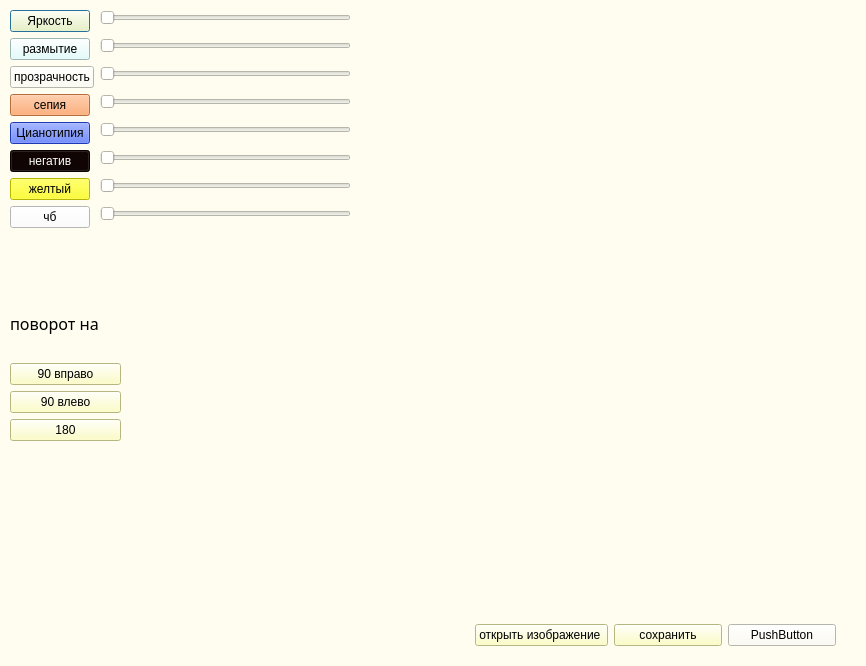
<?xml version="1.0" encoding="UTF-8"?>
<ui version="4.0">
 <class>Dialog</class>
 <widget class="QDialog" name="Dialog">
  <property name="geometry">
   <rect>
    <x>0</x>
    <y>0</y>
    <width>866</width>
    <height>666</height>
   </rect>
  </property>
  <property name="windowTitle">
   <string>Dialog</string>
  </property>
  <property name="styleSheet">
   <string notr="true">background-color: rgb(255, 253, 240);</string>
  </property>
  <widget class="QWidget" name="formLayoutWidget">
   <property name="geometry">
    <rect>
     <x>10</x>
     <y>10</y>
     <width>341</width>
     <height>275</height>
    </rect>
   </property>
   <layout class="QFormLayout" name="formLayout">
    <item row="0" column="0">
     <widget class="QPushButton" name="yarkost">
      <property name="styleSheet">
       <string notr="true">background-color: rgb(255, 255, 184);</string>
      </property>
      <property name="text">
       <string>Яркость</string>
      </property>
     </widget>
    </item>
    <item row="0" column="1">
     <widget class="QSlider" name="horizontalSlidery">
      <property name="orientation">
       <enum>Qt::Horizontal</enum>
      </property>
     </widget>
    </item>
    <item row="1" column="0">
     <widget class="QPushButton" name="razmutie">
      <property name="styleSheet">
       <string notr="true">background-color: rgb(219, 255, 252);</string>
      </property>
      <property name="text">
       <string>размытие</string>
      </property>
     </widget>
    </item>
    <item row="1" column="1">
     <widget class="QSlider" name="horizontalSlider_2">
      <property name="orientation">
       <enum>Qt::Horizontal</enum>
      </property>
     </widget>
    </item>
    <item row="2" column="0">
     <widget class="QPushButton" name="prozrachnost">
      <property name="text">
       <string>прозрачность</string>
      </property>
     </widget>
    </item>
    <item row="2" column="1">
     <widget class="QSlider" name="horizontalSlider_3">
      <property name="orientation">
       <enum>Qt::Horizontal</enum>
      </property>
     </widget>
    </item>
    <item row="3" column="0">
     <widget class="QPushButton" name="sepeia">
      <property name="styleSheet">
       <string notr="true">background-color: rgb(255, 153, 85);</string>
      </property>
      <property name="text">
       <string>сепия</string>
      </property>
     </widget>
    </item>
    <item row="3" column="1">
     <widget class="QSlider" name="horizontalSlider_4">
      <property name="orientation">
       <enum>Qt::Horizontal</enum>
      </property>
     </widget>
    </item>
    <item row="4" column="0">
     <widget class="QPushButton" name="blue">
      <property name="styleSheet">
       <string notr="true">background-color: rgb(41, 80, 255);</string>
      </property>
      <property name="text">
       <string>Цианотипия</string>
      </property>
     </widget>
    </item>
    <item row="4" column="1">
     <widget class="QSlider" name="horizontalSlider_5">
      <property name="orientation">
       <enum>Qt::Horizontal</enum>
      </property>
     </widget>
    </item>
    <item row="5" column="0">
     <widget class="QPushButton" name="negative">
      <property name="styleSheet">
       <string notr="true">background-color: rgb(12, 1, 0);
color: rgb(255, 255, 255);</string>
      </property>
      <property name="text">
       <string>негатив</string>
      </property>
     </widget>
    </item>
    <item row="5" column="1">
     <widget class="QSlider" name="horizontalSlider_6">
      <property name="orientation">
       <enum>Qt::Horizontal</enum>
      </property>
     </widget>
    </item>
    <item row="6" column="0">
     <widget class="QPushButton" name="yellow">
      <property name="styleSheet">
       <string notr="true">background-color: rgb(255, 255, 0);</string>
      </property>
      <property name="text">
       <string>желтый</string>
      </property>
     </widget>
    </item>
    <item row="6" column="1">
     <widget class="QSlider" name="horizontalSlider_7">
      <property name="orientation">
       <enum>Qt::Horizontal</enum>
      </property>
     </widget>
    </item>
    <item row="7" column="0">
     <widget class="QPushButton" name="hb">
      <property name="styleSheet">
       <string notr="true">background-color: rgb(255, 255, 255);</string>
      </property>
      <property name="text">
       <string>чб</string>
      </property>
     </widget>
    </item>
    <item row="7" column="1">
     <widget class="QSlider" name="horizontalSlider_8">
      <property name="orientation">
       <enum>Qt::Horizontal</enum>
      </property>
     </widget>
    </item>
   </layout>
  </widget>
  <widget class="QWidget" name="horizontalLayoutWidget">
   <property name="geometry">
    <rect>
     <x>475</x>
     <y>620</y>
     <width>361</width>
     <height>31</height>
    </rect>
   </property>
   <layout class="QHBoxLayout" name="horizontalLayout">
    <item>
     <widget class="QPushButton" name="pushButton_10">
      <property name="styleSheet">
       <string notr="true">background-color: rgb(255, 255, 184);</string>
      </property>
      <property name="text">
       <string>открыть изображение </string>
      </property>
     </widget>
    </item>
    <item>
     <widget class="QPushButton" name="pushButton_9">
      <property name="styleSheet">
       <string notr="true">background-color: rgb(255, 255, 184);</string>
      </property>
      <property name="text">
       <string>сохранить</string>
      </property>
     </widget>
    </item>
    <item>
     <widget class="QPushButton" name="push_bd">
      <property name="text">
       <string>PushButton</string>
      </property>
     </widget>
    </item>
   </layout>
  </widget>
  <widget class="QWidget" name="verticalLayoutWidget">
   <property name="geometry">
    <rect>
     <x>10</x>
     <y>290</y>
     <width>111</width>
     <height>151</height>
    </rect>
   </property>
   <layout class="QVBoxLayout" name="verticalLayout">
    <item>
     <widget class="QLabel" name="povorot">
      <property name="font">
       <font>
        <family>Papyrus</family>
        <pointsize>12</pointsize>
       </font>
      </property>
      <property name="layoutDirection">
       <enum>Qt::RightToLeft</enum>
      </property>
      <property name="text">
       <string>поворот на</string>
      </property>
     </widget>
    </item>
    <item>
     <widget class="QPushButton" name="pravod">
      <property name="styleSheet">
       <string notr="true">background-color: rgb(255, 255, 184);</string>
      </property>
      <property name="text">
       <string>90 вправо</string>
      </property>
     </widget>
    </item>
    <item>
     <widget class="QPushButton" name="levod">
      <property name="styleSheet">
       <string notr="true">background-color: rgb(255, 255, 184);</string>
      </property>
      <property name="text">
       <string>90 влево</string>
      </property>
     </widget>
    </item>
    <item>
     <widget class="QPushButton" name="pravos">
      <property name="styleSheet">
       <string notr="true">background-color: rgb(255, 255, 184);</string>
      </property>
      <property name="text">
       <string>180</string>
      </property>
     </widget>
    </item>
   </layout>
  </widget>
  <widget class="QLabel" name="izobr">
   <property name="geometry">
    <rect>
     <x>390</x>
     <y>20</y>
     <width>401</width>
     <height>331</height>
    </rect>
   </property>
   <property name="text">
    <string/>
   </property>
  </widget>
 </widget>
 <resources/>
 <connections/>
</ui>
